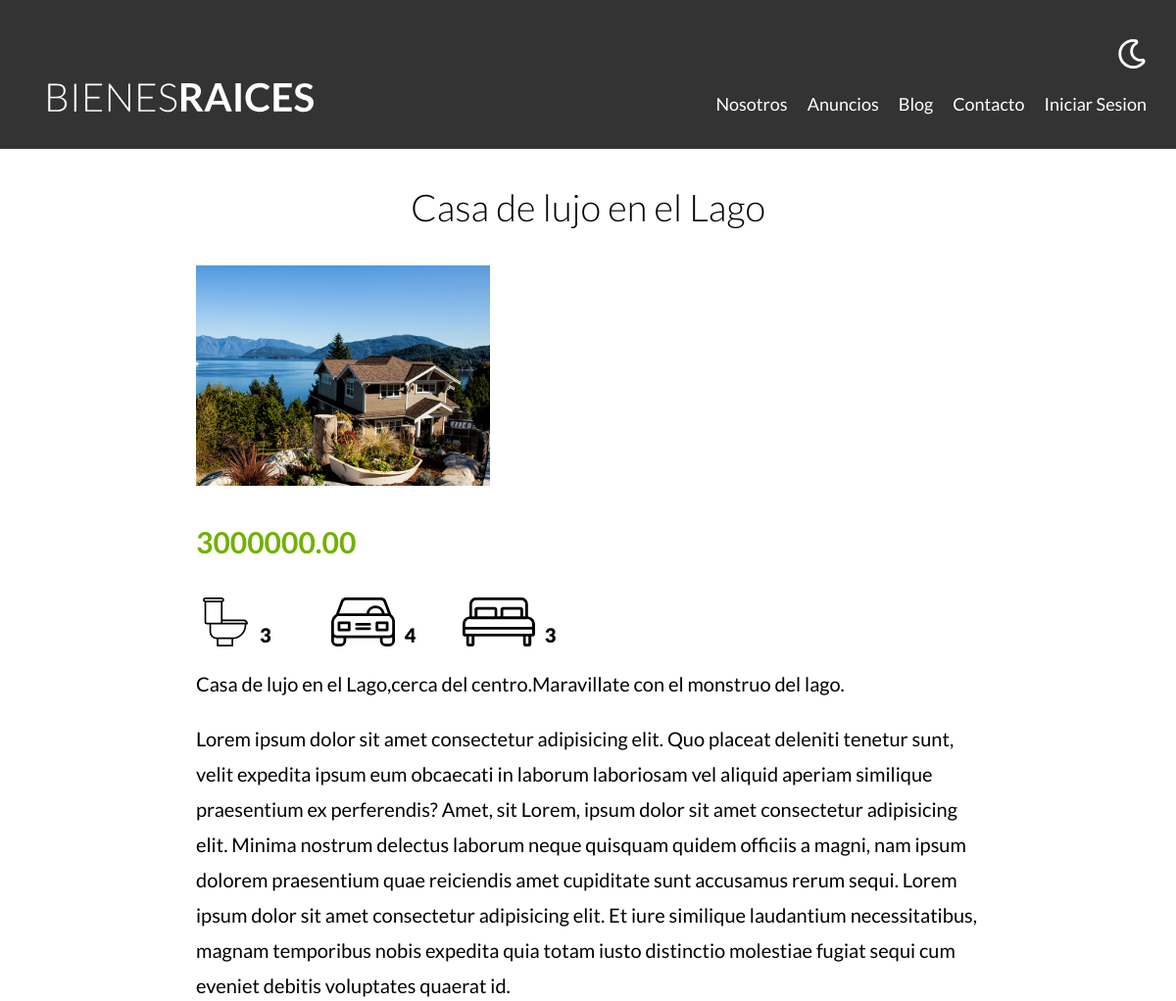
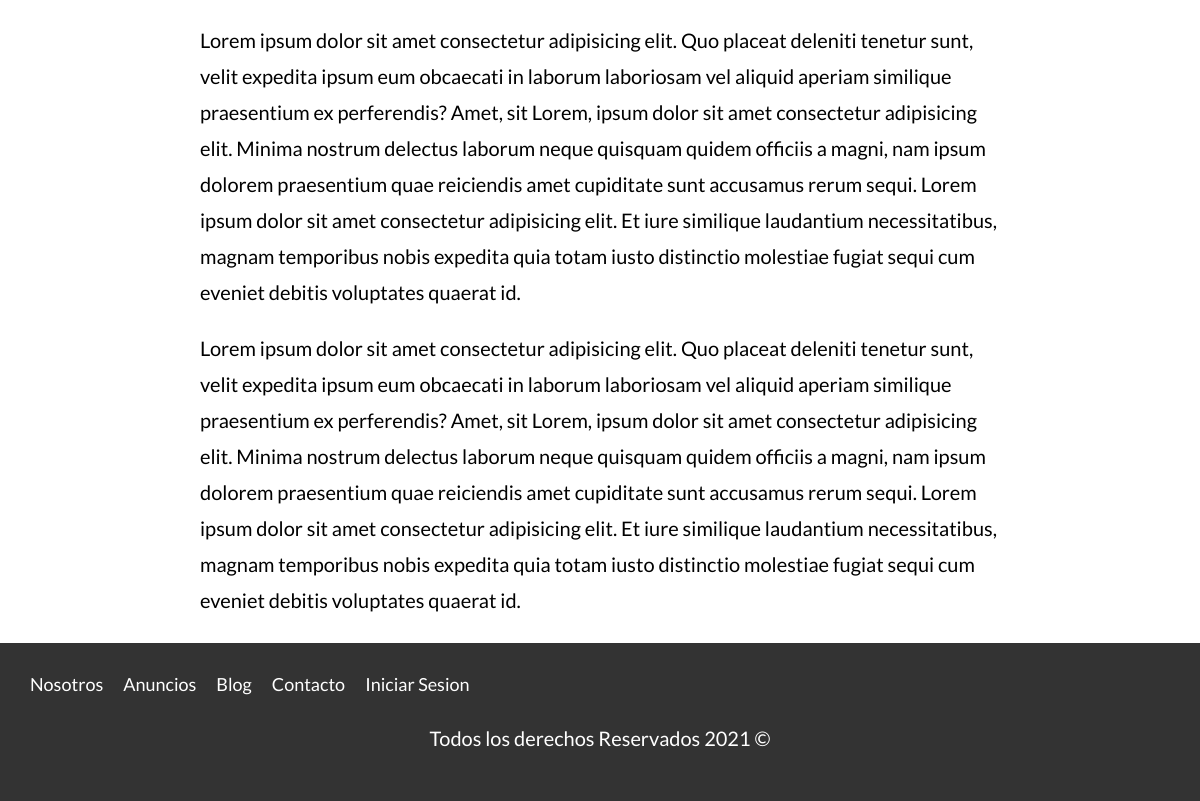
The page /anuncio.php?id=3 on the database its author committed (2 pictures, top to bottom).
### tables this page shows
CREATE TABLE `propiedades` (
  `id` int NOT NULL AUTO_INCREMENT,
  `titulo` varchar(60) DEFAULT NULL,
  `precio` decimal(10,2) DEFAULT NULL,
  `imagen` varchar(200) DEFAULT NULL,
  `descripcion` longtext,
  `habitaciones` int DEFAULT NULL,
  `wc` int DEFAULT NULL,
  `estacionamiento` int DEFAULT NULL,
  `creado` date DEFAULT NULL,
  `vendedorId` int DEFAULT NULL,
  PRIMARY KEY (`id`),
  KEY `vendedorId_idx` (`vendedorId`),
  CONSTRAINT `vendedorId` FOREIGN KEY (`vendedorId`) REFERENCES `vendedores` (`id`)
);

### anuncio.php (the view, shortened to what this page needs)
<?php
$db = conectarDB();
$id = $_GET['id'];
$id = filter_var($id, FILTER_VALIDATE_INT);
$consultaPropiedad = "select * from propiedades where id=${id}";
$resultadoPropiedad = mysqli_query($db, $consultaPropiedad);
$propiedad = mysqli_fetch_assoc($resultadoPropiedad);
?>
<main class="contenedor seccion contenido-centrado">
    <h1><?php echo $propiedad['titulo']; ?></h1>
    <img loading="lazy " src="/imagenes/<?php echo $propiedad['imagen']; ?>" alt="anuncio">
    <div class="resumen-propiedad">
        <p class="precio"><?php echo $propiedad['precio']; ?></p>
        <ul class="iconos-caracteristicas">
            <li>
                <img class="icono" src="build/img/icono_wc.svg" alt="icono wc">
                <p><?php echo $propiedad['wc']; ?></p>
            </li>
            <li>
                <img class="icono" src="build/img/icono_estacionamiento.svg" alt="icono estacionamiento">
                <p><?php echo $propiedad['estacionamiento']; ?></p>
            </li>
            <li>
                <img class="icono" src="build/img/icono_dormitorio.svg" alt="icono_dormitorio">
                <p><?php echo $propiedad['habitaciones']; ?></p>
            </li>
        </ul>
        <p><?php echo $propiedad['descripcion']; ?> </p>
        <p>Lorem ipsum dolor sit amet consectetur adipisicing elit. Quo placeat deleniti tenetur sunt, velit
            expedita
            ipsum eum obcaecati in laborum laboriosam vel aliquid aperiam similique praesentium ex perferendis?
            Amet,
            sit Lorem, ipsum dolor sit amet consectetur adipisicing elit. Minima nostrum delectus laborum neque
            quisquam
            quidem officiis a magni, nam ipsum dolorem praesentium quae reiciendis amet cupiditate sunt accusamus
            rerum
            sequi. Lorem ipsum dolor sit amet consectetur adipisicing elit. Et iure similique laudantium
            necessitatibus, magnam temporibus nobis expedita quia totam iusto distinctio molestiae fugiat sequi cum
            eveniet debitis voluptates quaerat id. </p>
        <p>Lorem ipsum dolor sit amet consectetur adipisicing elit. Quo placeat deleniti tenetur sunt, velit
            expedita
            ipsum eum obcaecati in laborum laboriosam vel aliquid aperiam similique praesentium ex perferendis?
            Amet,
            sit Lorem, ipsum dolor sit amet consectetur adipisicing elit. Minima nostrum delectus laborum neque
            quisquam
            quidem officiis a magni, nam ipsum dolorem praesentium quae reiciendis amet cupiditate sunt accusamus
            rerum
            sequi. Lorem ipsum dolor sit amet consectetur adipisicing elit. Et iure similique laudantium
            necessitatibus, magnam temporibus nobis expedita quia totam iusto distinctio molestiae fugiat sequi cum
            eveniet debitis voluptates quaerat id. </p>
        <p>Lorem ipsum dolor sit amet consectetur adipisicing elit. Quo placeat deleniti tenetur sunt, velit
            expedita
            ipsum eum obcaecati in laborum laboriosam vel aliquid aperiam similique praesentium ex perferendis?
            Amet,
            sit Lorem, ipsum dolor sit amet consectetur adipisicing elit. Minima nostrum delectus laborum neque
            quisquam
            quidem officiis a magni, nam ipsum dolorem praesentium quae reiciendis amet cupiditate sunt accusamus
            rerum
            sequi. Lorem ipsum dolor sit amet consectetur adipisicing elit. Et iure similique laudantium
            necessitatibus, magnam temporibus nobis expedita quia totam iusto distinctio molestiae fugiat sequi cum
            eveniet debitis voluptates quaerat id. </p>
    </div>
</main>
<?php
include 'includes/templates/footer.php';
?>

### build/css/app.css (style rules this page uses)
html { line-height:1.15;-webkit-text-size-adjust:100% }
body { margin:0 }
main { display:block }
h1 { font-size:2em;margin:.67em 0 }
img { border-style:none }
html { font-size:62.5%;box-sizing:border-box }
*,:after,:before { box-sizing:inherit }
body { font-family:Lato,sans-serif;font-size:1.6rem;line-height:1.8 }
p { color:#000;font-size:2rem }
.contenedor { width:95%;max-width:120rem;margin:0 auto }
img,picture { width:100%;display:block }
h1,h2,h3 { font-family:Lato,sans-serif;margin:2.5rem 0;font-weight:300;text-align:center }
h1 { font-size:3.8rem }
.seccion { margin-top:2.5rem;margin-bottom:2.5rem }
.contenido-centrado { max-width:80rem }
img { width:30rem;height:auto }
.icono { text-align:center }
.precio { color:#71b100;font-weight:700;font-size:3rem }
.iconos-caracteristicas { display:flex;list-style:none;padding:0;max-width:40rem }
.iconos-caracteristicas li { flex:1;display:flex;width:50px;height:50px;margin:0 5px }
.iconos-caracteristicas img { flex:0 0 5rem;margin-right:1rem }
.iconos-caracteristicas p { font-weight:900 }

### rows shown on the page
propiedades: titulo "Casa de lujo en el Lago", imagen (picture), precio "3000000.00", wc "3", estacionamiento "4", habitaciones "3", descripcion "Casa de lujo en el Lago,cerca del centro.Maravillate con el monstruo del lago."
